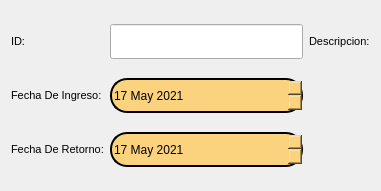
            <widget class="QWidget" name="gridLayoutWidget_7">
             <property name="geometry">
              <rect>
               <x>50</x>
               <y>50</y>
               <width>381</width>
               <height>191</height>
              </rect>
             </property>
             <layout class="QGridLayout" name="gridLayout_7">
              <item row="1" column="0">
               <widget class="QLabel" name="label_63">
                <property name="font">
                 <font>
                  <family>Arial</family>
                  <pointsize>8</pointsize>
                 </font>
                </property>
                <property name="styleSheet">
                 <string notr="true">QLabel{
border: white;
}</string>
                </property>
                <property name="text">
                 <string>Fecha De Ingreso:</string>
                </property>
               </widget>
              </item>
              <item row="2" column="0">
               <widget class="QLabel" name="label_64">
                <property name="font">
                 <font>
                  <family>Arial</family>
                  <pointsize>8</pointsize>
                 </font>
                </property>
                <property name="styleSheet">
                 <string notr="true">QLabel{
border: white;
}</string>
                </property>
                <property name="text">
                 <string>Fecha De Retorno:</string>
                </property>
               </widget>
              </item>
              <item row="1" column="1">
               <widget class="QDateEdit" name="dateEdit_7">
                <property name="minimumSize">
                 <size>
                  <width>0</width>
                  <height>35</height>
                 </size>
                </property>
                <property name="font">
                 <font>
                  <family>Arial</family>
                 </font>
                </property>
                <property name="styleSheet">
                 <string notr="true">QDateEdit{
Border: 2px solid black;
Border-radius: 17px;
background:#FBD27E;
}</string>
                </property>
                <property name="maximumDate">
                 <date>
                  <year>3000</year>
                  <month>12</month>
                  <day>31</day>
                 </date>
                </property>
                <property name="minimumDate">
                 <date>
                  <year>2021</year>
                  <month>5</month>
                  <day>17</day>
                 </date>
                </property>
               </widget>
              </item>
              <item row="2" column="1">
               <widget class="QDateEdit" name="dateEdit_8">
                <property name="minimumSize">
                 <size>
                  <width>0</width>
                  <height>35</height>
                 </size>
                </property>
                <property name="font">
                 <font>
                  <family>Arial</family>
                 </font>
                </property>
                <property name="styleSheet">
                 <string notr="true">QDateEdit{
Border: 2px solid black;
Border-radius: 17px;
background:#FBD27E;
}</string>
                </property>
                <property name="maximumDate">
                 <date>
                  <year>3000</year>
                  <month>12</month>
                  <day>31</day>
                 </date>
                </property>
                <property name="minimumDate">
                 <date>
                  <year>2021</year>
                  <month>5</month>
                  <day>17</day>
                 </date>
                </property>
               </widget>
              </item>
              <item row="0" column="1">
               <widget class="QLineEdit" name="lineEdit_35">
                <property name="minimumSize">
                 <size>
                  <width>0</width>
                  <height>35</height>
                 </size>
                </property>
                <property name="font">
                 <font>
                  <family>Arial</family>
                 </font>
                </property>
                <property name="styleSheet">
                 <string notr="true"/>
                </property>
               </widget>
              </item>
              <item row="0" column="0">
               <widget class="QLabel" name="label_65">
                <property name="font">
                 <font>
                  <family>Arial</family>
                  <pointsize>8</pointsize>
                 </font>
                </property>
                <property name="styleSheet">
                 <string notr="true">QLabel{
border: white;
}</string>
                </property>
                <property name="text">
                 <string>ID:</string>
                </property>
               </widget>
              </item>
              <item row="0" column="4">
               <widget class="QLabel" name="label_66">
                <property name="font">
                 <font>
                  <family>Arial</family>
                  <pointsize>8</pointsize>
                 </font>
                </property>
                <property name="styleSheet">
                 <string notr="true">QLabel{
border: white;
}</string>
                </property>
                <property name="text">
                 <string>Descripcion:</string>
                </property>
               </widget>
              </item>
             </layout>
            </widget>
